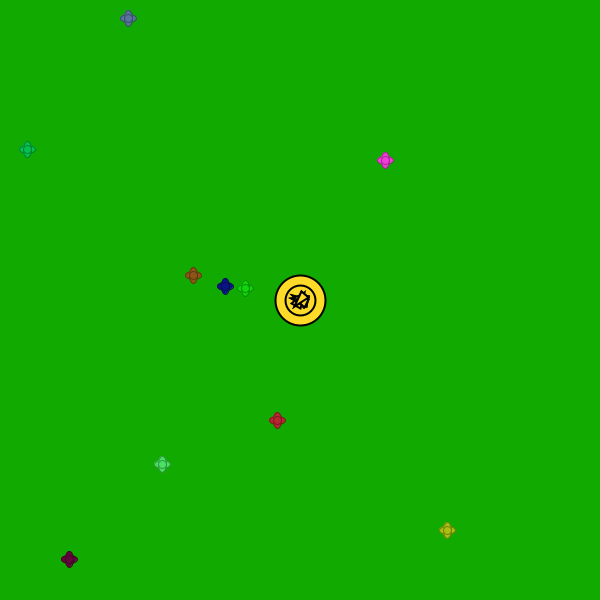
Frame 1 (no input)
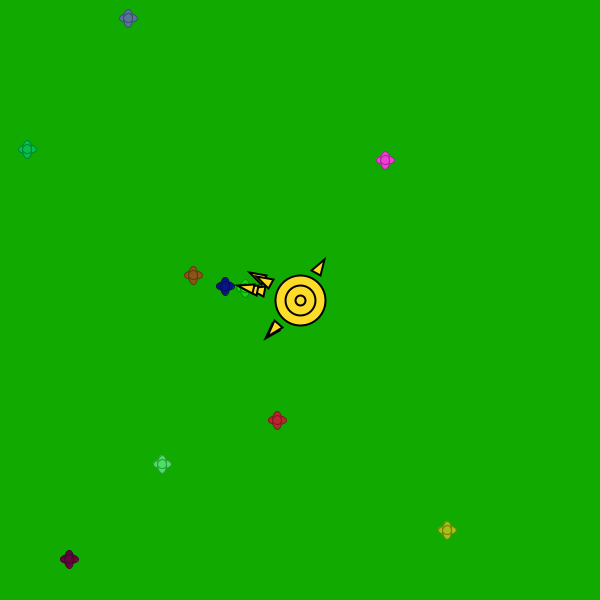
Frame 60 (the mouse pressed at the canvas centre just before this capture)
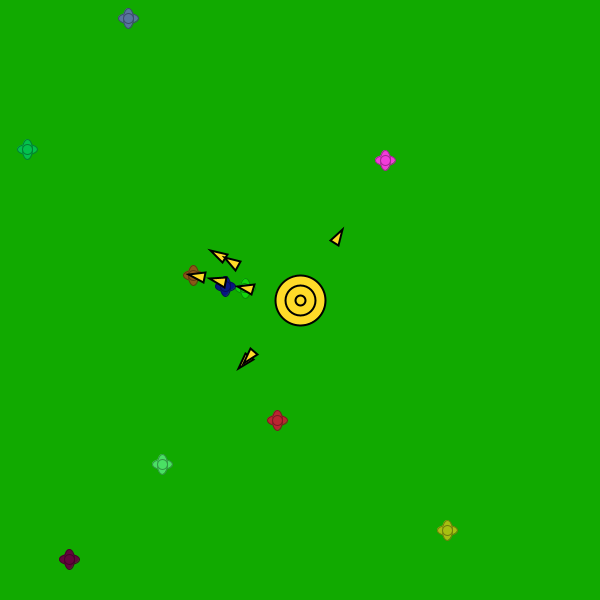
Frame 120 (the mouse held since frame 60 and released just before this capture)

The Processing sketch that drew these frames (run headless with seeded random() and noise(); from frame 60 on, the mouse is pressed at the canvas centre):

// Processing sketch: Blumenwiese
// ── Blumenwiese.pde

float P_SAMMELN = .005;
float P_BESTAEUBEN = .2;
float P_VERWELKEN = .88;



Bienenkorb korb;

Blume[] blumen;

Biene[] bienen;


void setup() {
  size(600, 600);

  blumen = new Blume[80];
  for ( int i = 0; i < 10; i++ ) {
    blumen[i] = new Blume((int)random(10, 590), (int)random(10, 590));
  }
  
  korb = new Bienenkorb(300, 300);
  
  bienen = new Biene[8];
  for ( int i = 0; i < 8; i++ ) {
    bienen[i] = korb.abfliegen();
    bienen[i].setzeZiel(blumen[(int)random(0,8)]);
  }
}


void draw() {
  background(#11aa00);

  wasMacheIch();

  for ( int i = 0; i < blumen.length; i++ ) {
    if (blumen[i] != null) {
      blumen[i].draw();
    }
  }
  
  korb.draw();
  
  for ( int i = 0; i < bienen.length; i++ ) {
    if (bienen[i] != null) {
      bienen[i].aktion();
      bienen[i].draw();
    }
  }
}

void wasMacheIch() {
  Blume[] arr = new Blume[blumen.length];

  for ( int i = 0; i < blumen.length; i++ ) {
    if (blumen[i] != null) {
      blumen[i].altern();

      if ( blumen[i].istVerwelkt() ) {
        blumen[i] = null;
      }
    }
  }

  int j = 0;
  for ( int i = 0; i < blumen.length; i++ ) {
    if (blumen[i] != null) {
      arr[j] = blumen[i];
      j += 1;
    }
  }

  blumen = arr;
}

// ── Biene.pde
public class Biene {

  private PVector position;

  private PVector richtung;

  private float geschw;

  private Blume ziel;

  private Bienenkorb korb;

  private int nektar = 0;

  public Biene( PVector pPosition, float pGeschw, Bienenkorb pKorb ) {
    position = pPosition;
    richtung = PVector.random2D();
    geschw = pGeschw;
    korb = pKorb;
  }
  
  public int getNektar() {
    return nektar;
  }

  public boolean zielErreicht() {
    return (nektar > 500 && position.dist(korb.getPosition()) <= 0.5) || (nektar <= 500 && position.dist(ziel.getPosition()) <= 0.5);
  }

  public void aktion() {
    if ( zielErreicht() ) {
      if ( ziel.getNektar() > 0 && random(0, 1) >= P_SAMMELN ) {
        nektar += ziel.sammeln();
      } else {
        waehleZiel();
      }
    } else {
      fliegen();
    }
  }

public void waehleZiel() {
  Blume neuesZiel = null;

  for ( int i = 0; i < blumen.length; i++ ) {
    if (blumen[i] != null ) {
      if ( blumen[i].getAlter() >= 4 && blumen[i].getNektar() > 100 ) {
        if ( neuesZiel == null ) {
          neuesZiel = blumen[i];
        } else if ( position.dist(blumen[i].getPosition()) < position.dist(neuesZiel.getPosition()) ) {
          neuesZiel = blumen[i];
        }
      }
    }
  }

  if ( neuesZiel == null ) {
    neuesZiel = blumen[(int)random(0, blumen.length)];
  }
  
  ziel = neuesZiel;
}

  public void fliegen() {
    if ( nektar >= 500 ) {
      if ( zielErreicht() ) {
        korb.ankommen(this);
      } else {
        richtung = PVector.sub(korb.getPosition(), position);
        richtung.setMag(geschw/frameRate);
        position.add(richtung);
      }
    } else if ( !zielErreicht() ) {
      richtung = PVector.sub(ziel.getPosition(), position);
      richtung.setMag(geschw/frameRate);
      position.add(richtung);
    }
  }

  public void setzeZiel( Blume pBlume ) {
    ziel = pBlume;
  }

  public void draw() {
    fill(#ffdb29);
    stroke(0);
    strokeWeight(2);

    pushMatrix();
    translate(position.x, position.y);
    rotate(richtung.heading() + radians(90));
    triangle(0, -8, -5, 8, 5, 8);
    popMatrix();
  }
}

// ── Bienenkorb.pde
public class Bienenkorb {

  private PVector pos;
  
  private int honig = 0;

  public Bienenkorb( int x, int y ) {
    pos = new PVector(x, y);
  }

  public PVector getPosition() {
    return pos;
  }

  public Biene abfliegen() {
    return new Biene(pos.copy(), random(30.0, 50.0), this);
  }
  
  public void ankommen(Biene pBiene) {
    honig += pBiene.getNektar();
  }

  public void draw() {
    fill(#ffdb29);
    stroke(0);
    strokeWeight(2);

    circle(pos.x, pos.y, 50);
    circle(pos.x, pos.y, 30);
    circle(pos.x, pos.y, 10);
  }
}

// ── Blume.pde
public class Blume { //<>// //<>//

  public final int MAX_ALTER = 60;


  private PVector pos;

  private float alter = 8;

  private int nektar = 500;

  private color farbe;

  public Blume(int x, int y) {
    pos = new PVector(x, y);

    farbe = color(random(0, 255), random(0, 255), random(0, 255));
  }

  public int getAlter() {
    return floor(alter);
  }

  public int getNektar() {
    return nektar;
  }

  public int sammeln() {
    if ( nektar > 0 ) {
      nektar -= 1;
      return 1;
    } else {
      return 0;
    }
  }

  public PVector getPosition() {
    return pos;
  }

  public boolean istVerwelkt() {
    return getAlter() == MAX_ALTER && random(0, 1) > P_VERWELKEN;
  }

  public void altern() {
    if ( alter < MAX_ALTER ) {
      alter += (1.0/frameRate);
    } else {
      alter = MAX_ALTER;
    }
  }

  public void draw() {
    fill(farbe);
    stroke(lerpColor(farbe, color(0), .33));
    strokeWeight(1);
    ellipse(pos.x, pos.y, 2*getAlter(), 1*getAlter());
    ellipse(pos.x, pos.y, 1*getAlter(), 2*getAlter());
    ellipse(pos.x, pos.y, 1*getAlter()*(nektar/500.0), 1*getAlter()*(nektar/500.0));
  }
}
